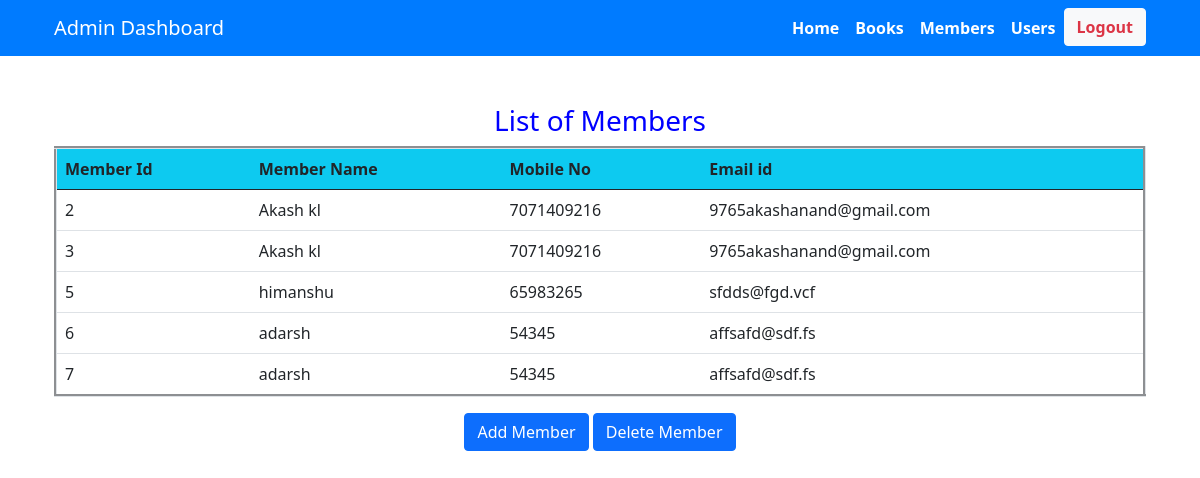
/members/, run on an earlier commit of the app's database.
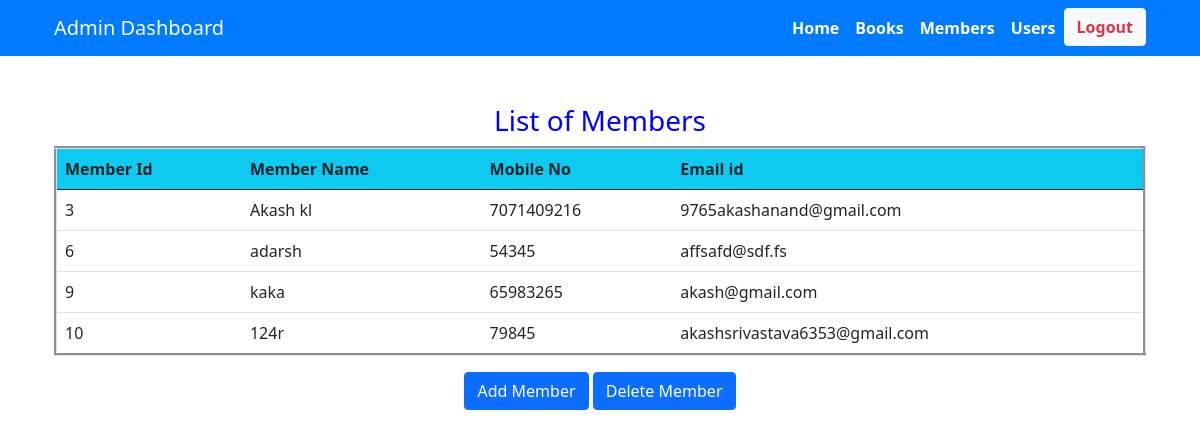
And on a later commit of the database.
### admin_zone/models.py (models this page shows, shortened)
class Member(models.Model):
    name = models.CharField(max_length=250)
    mobno = models.CharField( max_length=50)
    email = models.EmailField(max_length=254)

### admin_zone/views.py (the view)
# urls.py: path('members/',views.members,name='members'),
def members(request):
    members = Member.objects.all()
    return render(request,'members.html',{'members':members})

### admin_zone/templates/members.html (shortened to what this page needs)
{% include "admin_index.html" %}
<!DOCTYPE html>
<html lang="en">
<head>
    <link href="https://cdn.jsdelivr.net/npm/bootstrap@5.0.2/dist/css/bootstrap.min.css"
     rel="stylesheet">
</head>
<body>
    <div class="container center mt-5">
        <h3 style="text-align: center;color: blue;">List of Members</h3>
        <table class="table" border="3">
            <thead class="bg-info">
                <tr>
                    <th>Member Id</th>
                    <th>Member Name</th>
                    <th> Mobile No</th>
                    <th>Email id</th>
                </tr>
            </thead>
            <tbody class="bg-transparent">
                {% for member in members %}
                    <tr>
                        <td>{{ member.id }}</td>
                        <td>{{ member.name }}</td>
                        <td>{{ member.mobno }}</td>
                        <td>{{ member.email }}</td>
                    </tr>
                {% endfor %}
            </tbody>
        </table>
    </div>
    <center>
        <a href="{% url 'add_memberpage' %}"><button class="btn btn-primary text-center">Add Member</button></a>
        <a href="{% url 'delete_memberpage' %}"><button class="btn btn-primary text-center">Delete Member</button></a>
    </center>
</body>
</html>

What changed in the data, as far as the page shows it:
removed Member: id "2", name "Akash kl", mobno "7071409216", email "9765akashanand@gmail.com"
removed Member: id "5", name "himanshu", mobno "65983265", email "sfdds@fgd.vcf"
removed Member: id "7", name "adarsh", mobno "54345", email "affsafd@sdf.fs"
added Member: id "9", name "kaka", mobno "65983265", email "akash@gmail.com"
added Member: id "10", name "124r", mobno "79845", email "akashsrivastava6353@gmail.com"
